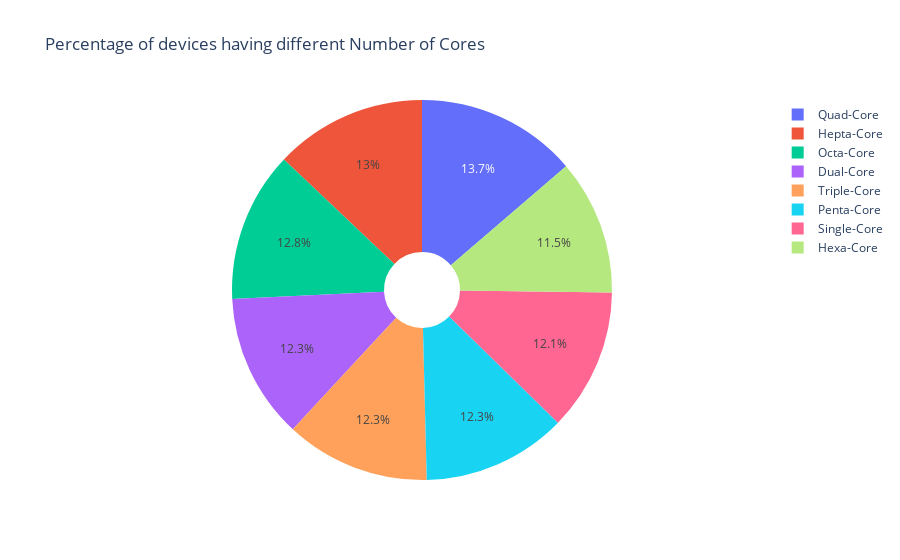

Notebook code cell kept with this figure:
### Code cell
#pie chart on individual columns
df = df.rename(columns={'n_cores': 'Cores'})
df['Cores'].replace({1: 'Single-Core',2:'Dual-Core',3:'Triple-Core',4:'Quad-Core',5:'Penta-Core',6:'Hexa-Core',7:'Hepta-Core',8:'Octa-Core'}, inplace=True)
px.pie(data_frame = df, names = 'Cores', title='Percentage of devices having different Number of Cores', hole=0.2)

### Figure 1 — Plotly figure (JSON) as saved in the notebook; plotly's stock layout.template omitted (floating-point values rounded to 4 significant figures; data arrays with more than 128 entries replaced by an {"elided": "..."} marker saying what was removed)
{"data": [{"domain": {"x": [0, 1], "y": [0, 1]}, "hole": 0.2, "hovertemplate": "Cores=%{label}<extra></extra>", "labels": {"elided": "2000 str values"}, "legendgroup": "", "name": "", "showlegend": true, "type": "pie"}], "layout": {"legend": {"tracegroupgap": 0}, "title": {"text": "Percentage of devices having different Number of Cores"}}}
